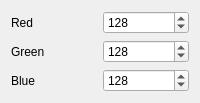
       <widget class="QWidget" name="tab_2">
        <attribute name="title">
         <string>Count Peaks</string>
        </attribute>
        <layout class="QGridLayout" name="gridLayout_2">
         <item row="0" column="1">
          <widget class="QSpinBox" name="PeaksRed">
           <property name="maximum">
            <number>255</number>
           </property>
           <property name="value">
            <number>128</number>
           </property>
          </widget>
         </item>
         <item row="3" column="1">
          <widget class="QSpinBox" name="PeaksBlue">
           <property name="maximum">
            <number>255</number>
           </property>
           <property name="value">
            <number>128</number>
           </property>
          </widget>
         </item>
         <item row="1" column="1">
          <widget class="QSpinBox" name="PeaksGreen">
           <property name="maximum">
            <number>255</number>
           </property>
           <property name="value">
            <number>128</number>
           </property>
          </widget>
         </item>
         <item row="0" column="0">
          <widget class="QLabel" name="label_6">
           <property name="text">
            <string>Red</string>
           </property>
          </widget>
         </item>
         <item row="1" column="0">
          <widget class="QLabel" name="label_5">
           <property name="text">
            <string>Green</string>
           </property>
          </widget>
         </item>
         <item row="3" column="0">
          <widget class="QLabel" name="label_8">
           <property name="text">
            <string>Blue</string>
           </property>
          </widget>
         </item>
        </layout>
       </widget>
